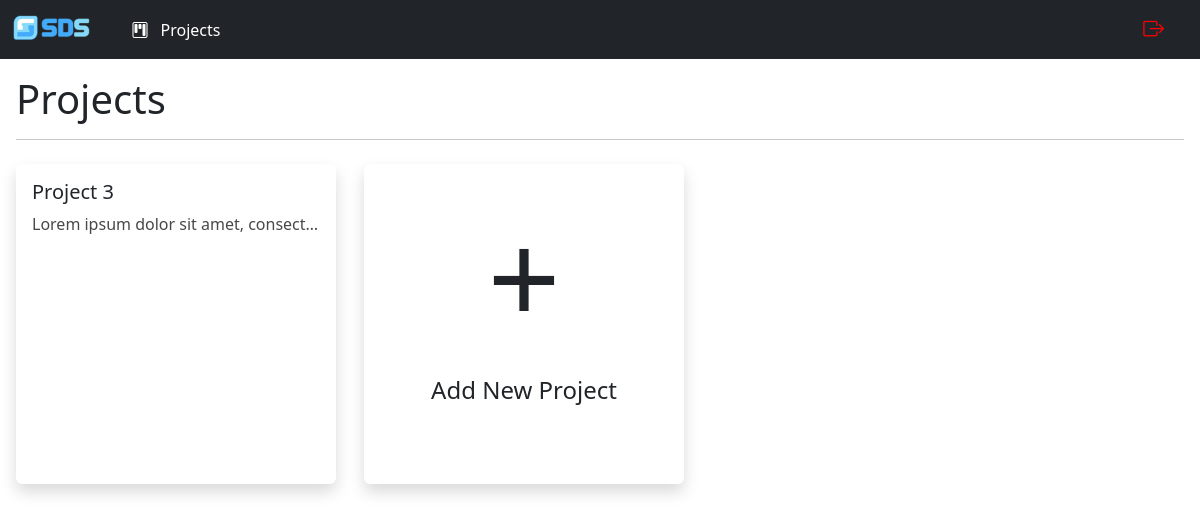
/index.php (signed in), run on an earlier commit of the app's database.
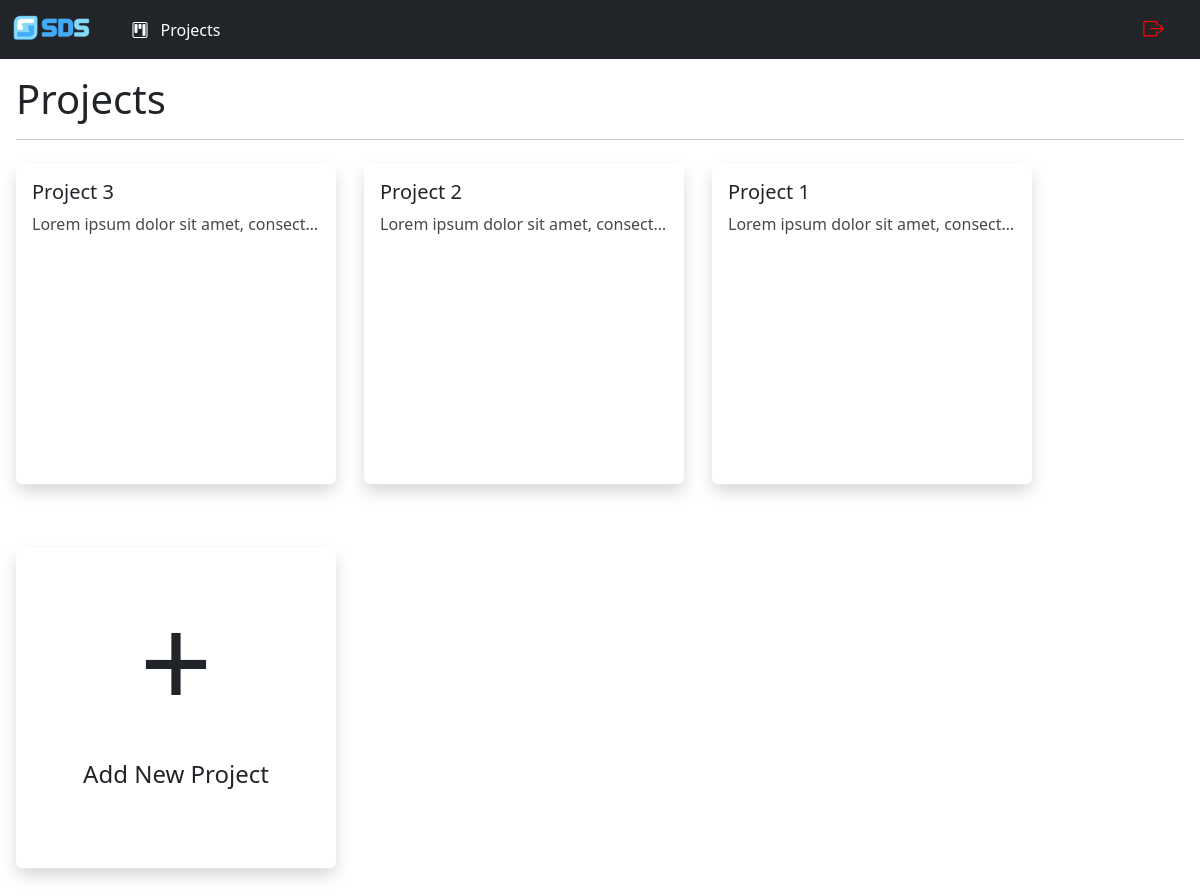
And on a later commit of the database.
### tables this page shows
CREATE TABLE `p_members` (
  `memberid` int(11) NOT NULL,
  `userid` int(11) NOT NULL,
  `projectid` int(11) NOT NULL
);

CREATE TABLE `projects` (
  `projectid` int(11) NOT NULL,
  `project_name` varchar(255) NOT NULL,
  `project_desc` text NOT NULL
);

### index.php (the view, shortened to what this page needs)
<?php
    require_once "modules/nav.php";
    get_navbar();
    require_once "services/db_config.php";
    $sess_id = mysqli_escape_string($con, $_SESSION['userid']);
    $query = "SELECT *
            FROM projects
            INNER JOIN p_members
            ON projects.projectid = p_members.projectid
            WHERE userid = ?";
    $stmt = $con->prepare($query);
    $stmt->bind_param('i', $sess_id);
    $stmt->execute();
    $results = $stmt->get_result();
    $requests = array();
    while ($row = mysqli_fetch_assoc($results)){
        $requests[] = $row;
    }
?>
<!doctype html>
<html lang="en">
    <head>
        <link href="https://cdn.jsdelivr.net/npm/bootstrap@5.3.3/dist/css/bootstrap.min.css" rel="stylesheet">
        <link rel="stylesheet" href="https://cdn.jsdelivr.net/npm/bootstrap-icons@1.11.1/font/bootstrap-icons.css">
    </head>
    <body>
        <div class='container-fluid p-3'>
            <h1 class='display-6'>Projects</h1>
            <hr>
            <div class="row row-cols-auto">
                <?php foreach($requests as $request) { ?>
                <div class="col py-2 pe-3">
                    <a class="link-underline link-underline-opacity-0" href="project.php?projectid=<?= $request['projectid'];?>">
                        <div class="card shadow mb-5" style="width: 20rem; height: 20rem; border: none">
                            <div class="card-body">
                                <h5><?= $request['project_name'];?></h5>
                                <p class="card-text text-truncate fs-6" style='color: #484848'><?= $request['project_desc'];?></p>
                            </div>
                        </div>
                    </a>
                </div>
                <?php } ?>
                <div class="col py-2 pe-3">
                    <a class="link-underline link-underline-opacity-0" href="../register.php">
                        <div class="card shadow mb-5" style="width: 20rem; height: 20rem; border: none">
                            <div class="card-body">
                                <div style='font-size: 800%; text-align: center'> + </div>
                                <div style='font-size: 150%; text-align: center'>Add New Project</div>
                            </div>
                        </div>
                    </a>
                </div>
        </div>
            </div>
    </body>
</html>

### modules/nav.php (shortened to what this page needs)
<?php function get_navbar() { ?>
    <nav class="navbar navbar-expand-lg bg-dark sticky-top">
    <div class="container-fluid">
        <a class="navbar-brand" href="index.php">
            <img src="img/logo.png" alt="SDS Logo" height='33px'>
        </a>
        <div class="collapse navbar-collapse" id="navbarSupportedContent">
            <ul class="navbar-nav me-auto mb-2 mb-lg-0">
            <li class="nav-item px-3">
                        <a class="nav-link active text-white" aria-current="page" href="index.php">
                            <i class="bi bi-kanban"></i>
                            <span>&nbsp Projects</span>
                        </a>
                    </li>
            </ul>
            <ul class="navbar-nav">
                    <li class="nav-item px-3">
                        <a class="nav-link clickable text-white" href="services/logout.php">
                            <i class="bi bi-box-arrow-right" style='color: red; font-size: 130%'></i>
                        </a>
                    </li>
            </ul>
        </div>
    </div>
    </nav>
<?php } ?>

What changed in the data, as far as the page shows it:
added p_members: projectid.project_name "Project 2", projectid.project_desc "Lorem ipsum dolor sit amet, consect…"
added p_members: projectid.project_name "Project 1", projectid.project_desc "Lorem ipsum dolor sit amet, consect…"
